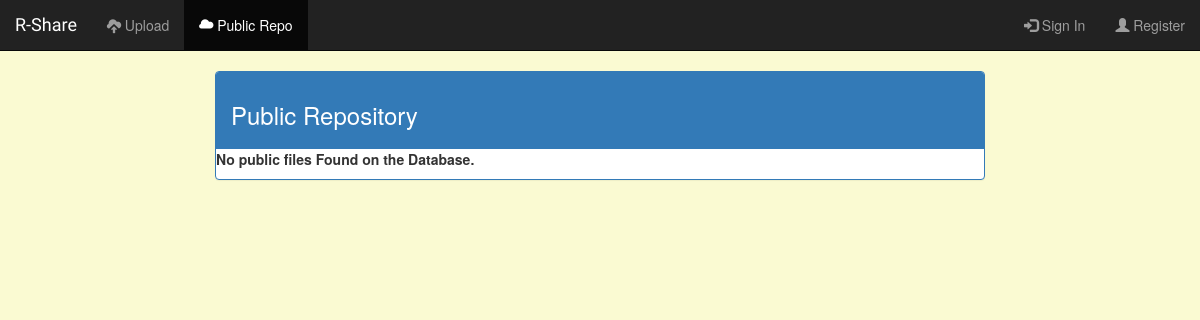
The page /share/public/ on the database as committed earlier.
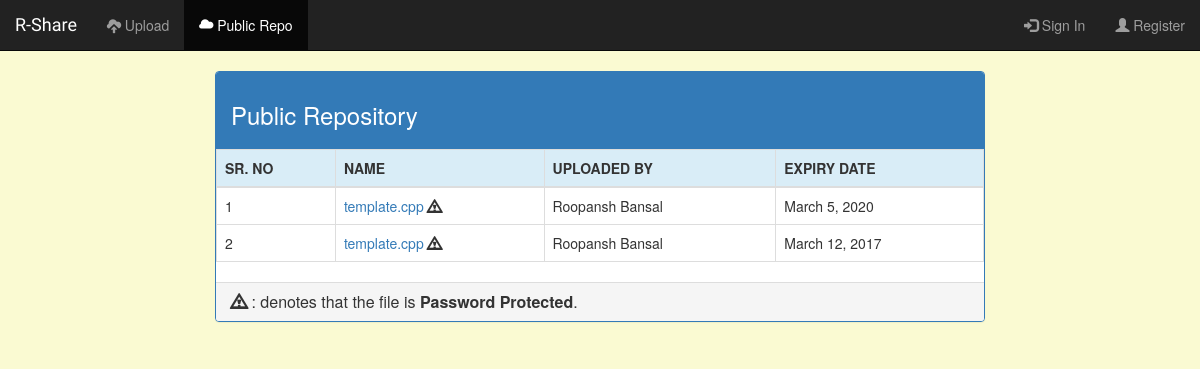
The same page on the database as committed later.
### share/models.py (models this page shows, shortened)
class File(models.Model):
    file = models.FileField(upload_to='%Y/%m/%d', help_text="Choose the file to upload.")
    uploaded_by = models.ForeignKey(User, on_delete=models.CASCADE, null=True)
    password_set = models.BooleanField(default=False, help_text="Do you want to set any password to the uploaded file")
    password = models.CharField(max_length=150, null=True, blank=True, help_text="Password of the file")
    day_1weeklater = date.today() + timedelta(days = 7)
    expiry_date = models.DateField(default=day_1weeklater, help_text="Choose the expiry date of the file. NOTE: By default, the file would expire after 7 days of uploading")
    public = models.BooleanField(default=False, help_text="Do you want the file to appear in the public repo")
    def filename(self):
        return os.path.basename(self.file.name)

### share/views.py (the view)
def public(request):
    publicFiles = File.objects.filter(public="True", expiry_date__gte=date.today())
    return render(request, 'share/publiclist.html', {'publicFiles': publicFiles, 'today':date.today()- timedelta(days=1)})

### share/templates/share/publiclist.html (shortened to what this page needs)
{% extends 'share/base.html'  %}
{% block public-active %}
    active
{% endblock %}
{% block body %}
    <div class="container-fluid">
        <div class="row">
            <div class="col-sm-12 col-md-10 col-lg-8 col-md-offset-1 col-lg-offset-2">
                <div class="panel panel-primary">
                    <div class="panel-heading"><h3>Public Repository</h3></div>
                    {% if publicFiles.count != 0 %}
                        <div class="panel-content"><table class="table table-bordered table-responsive table-hover">
                            <thead>
                                <tr class="info">
                                    <th>SR. NO</th>
                                    <th>NAME</th>
                                    <th>UPLOADED BY</th>
                                    <th>EXPIRY DATE</th>
                                </tr>
                            </thead>
                            <tbody>
                                {% for file in publicFiles %}
                                    {% if file.expiry_date <= today %}
                                        <tr class="danger">
                                            <td>{{ forloop.counter }}</td>
                                            <td>{{ file.filename}}</td>
                                            <td>{% if file.uploaded_by %}
                                                    {{ file.uploaded_by.first_name }} {{ file.uploaded_by.last_name }}
                                                {% else %}
                                                    Guest Account
                                                {% endif %}
                                            </td>
                                            <td class="alert-danger">{{ file.expiry_date }}</td>
                                        </tr>
                                    {% else %}
                                        <tr class="">
                                            <td>{{ forloop.counter }}</td>
                                            <td><a href="{% url 'share:download' file.pk %}" target="_blank">{{ file.filename}}</a>
                                                {% if file.password_set %}
                                                    <span class="glyphicon glyphicon-warning-sign"></span>
                                                {% endif %}
                                            </td>
                                            <td>
                                                {% if file.uploaded_by %}
                                                    {{ file.uploaded_by.first_name }} {{ file.uploaded_by.last_name }}
                                                {% else %}
                                                    Guest Account
                                                {% endif %}
                                            </td>
                                            <td>{{ file.expiry_date }}</td>
                                        </tr>
                                    {% endif %}
                                {% endfor %}
                            </tbody>
                        </table></div>
                    <div class="panel-footer"><h5 class="panel-title"><span class="glyphicon glyphicon-warning-sign"></span>&nbsp;: denotes that the file is <strong>Password Protected</strong>.</h5></div>
                    {% else %}
                        <p><strong>No public files Found on the Database.</strong></p>
                    {% endif %}
                </div>
            </div>
        </div>
    </div>
{% endblock %}

### share/templates/share/base.html (shortened to what this page needs)
<!DOCTYPE html>
<html lang="en">
<head>
    {% load staticfiles %}
    <link rel="stylesheet" href="https://maxcdn.bootstrapcdn.com/bootstrap/3.3.7/css/bootstrap.min.css">
    <link rel="stylesheet" href="{% static 'share/main.css' %}">
</head>
<body>
    <nav class="navbar navbar-inverse navbar-static-top">
        <div class="container-fluid">
            <div class="navbar-header">
                <a class="navbar-brand" href="{% url 'share:home' %}">R-Share</a>
            </div>
            <div class="collapse navbar-collapse" id="TopNavBar">
                <ul class="nav navbar-nav">
                    <li class="{% block upload-active %}{% endblock %}">
                        <a href="{% url 'share:index' %}"><span class="glyphicon glyphicon-cloud-upload" aria-hidden="true"></span>&nbsp;Upload</a>
                    </li>
                    <li class="{% block public-active %}{% endblock %}">
                        <a href="{% url 'share:public' %}"><span class="glyphicon glyphicon-cloud" aria-hidden="true"></span>&nbsp;Public Repo</a>
                </ul>
                <ul class="nav navbar-nav navbar-right">
                    {% if user.is_authenticated %}
                        <li>
                            <a><span class="glyphicon glyphicon-user"></span>&nbsp;{{ user.first_name }} {{ user.last_name }}</a>
                        </li>
                        <li>
                            <a href="{% url 'share:logout' %}"><span class="glyphicon glyphicon-off"></span>&nbsp;Log Out</a>
                        </li>
                    {% else %}
                        <li class="{% block login-active %}{% endblock %}">
                            <a href="{% url 'share:login' %}"><span class="glyphicon glyphicon-log-in"></span>&nbsp;Sign In</a>
                        </li>
                        <li class="{% block register-active %}{% endblock %}">
                            <a href="{% url 'share:register' %}"><span class="glyphicon glyphicon-user"></span>&nbsp;Register</a>
                        </li>
                    {% endif %}
                </ul>
            </div>
        </div>
    </nav>
    {% block body %}
    {% endblock %}
</body>
</html>

### share/static/share/main.css (style rules this page uses)
body { background-color: lightgoldenrodyellow; }
.navbar-brand { font-family: 'Satisfy' , cursive; }

Rows that differ between the two databases and show on the page:
added File: filename "template.cpp", password_set True (drawn), uploaded_by.first_name "Roopansh", uploaded_by.last_name "Bansal", expiry_date "March 5, 2020"
added File: filename "template.cpp", password_set True (drawn), uploaded_by.first_name "Roopansh", uploaded_by.last_name "Bansal", expiry_date "March 12, 2017"
Other text that changed with them:
text no longer shown: "No public files Found on the Database."
text now shown: "SR. NO NAME UPLOADED BY EXPIRY DATE : denotes that the file is Password Protected ."
